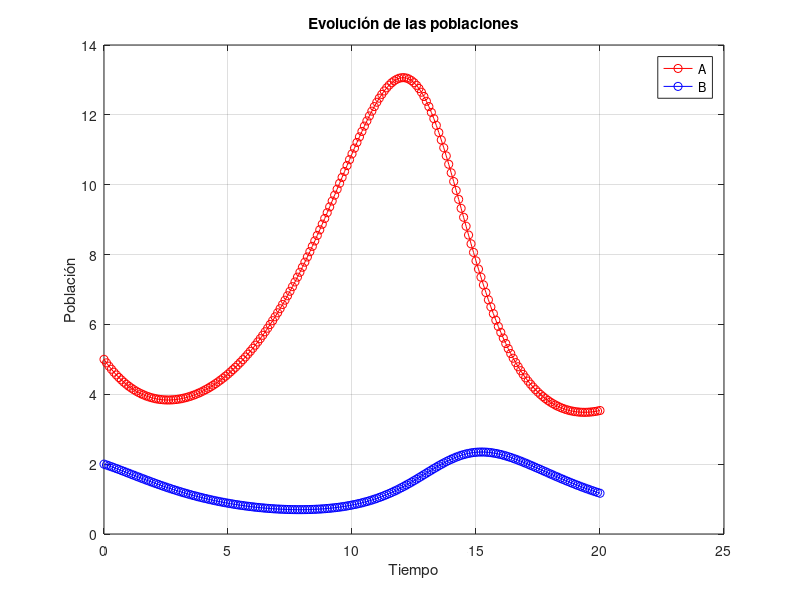

This chart was generated by the following MATLAB code:
#Ejercicio 1 Guia 2
clear all
#--------------Datos (Inventados)--------------
#Constates de proporcion
a = 0.4;
b = 0.3;
c = 0.05;
d = 0.37;
#Poblaciones iniciales
A(1) = 5;
B(1) = 2;

#Tiempo inicial
t(1) = 0;
h = 0.1; #Avance

#Ecuacion que representa la evolucion
for i = 1:200
  A(i+1) = A(i) + h*(a*A(i)-b*A(i)*B(i)); #Poblacion A

  B(i+1) = B(i) + h*(c*A(i)*B(i)-d*B(i)); #Poblacion B

  t(i+1) = t(i) + h;#Avance del tiempo
endfor

#Graficos
plot(t, A, "r-o");
hold on;
plot(t, B, "b-o");
xlabel("Tiempo");
ylabel("Población");
legend("A", "B");
title("Evolución de las poblaciones");
grid on;
